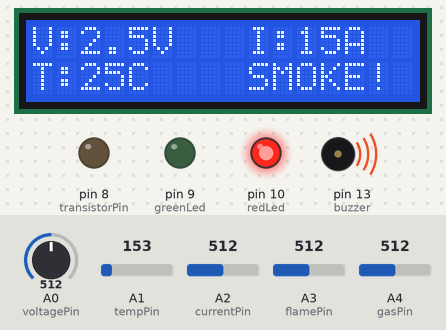
A sketch run on a simulated Arduino Uno, built with avr-gcc and run on an emulated ATmega328P. Shown: 16×2 character LCD, output pins drawn as LEDs (lit = HIGH), buzzer (waves = sounding). Inputs (shaded band) come from the test bench; at power-on: A4 (gasPin) = 512, A0 (voltagePin) = 512, A3 (flamePin) = 512, A1 (tempPin) = 153, A2 (currentPin) = 512. Pins used as bus, display or sensor lines are not drawn; what the sketch prints to the serial monitor is not drawn.

Above: at 2.2 s.
2.3 s: A4 (gasPin) set to 412
5.3 s: A4 (gasPin) set to 384
At 6.5 s:
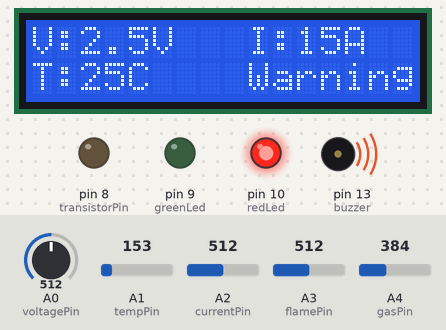
6.9 s: A0 (voltagePin) set to 607
At 7.6 s:
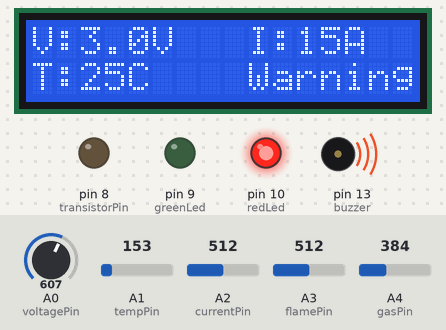
8.5 s: A0 (voltagePin) set to 625
At 9.7 s:
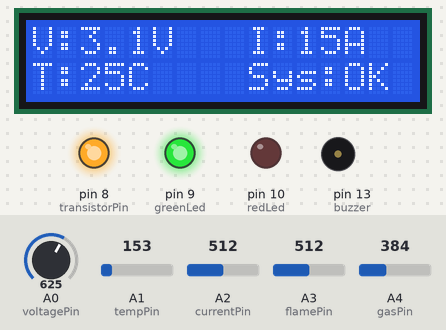
10.0 s: A3 (flamePin) set to 583
11.5 s: A3 (flamePin) set to 617
At 12.6 s:
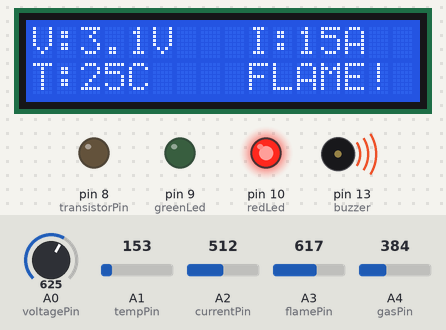
Timing chart, 0 to 14.0 s (numbered marks = the images above; inputs shaded):
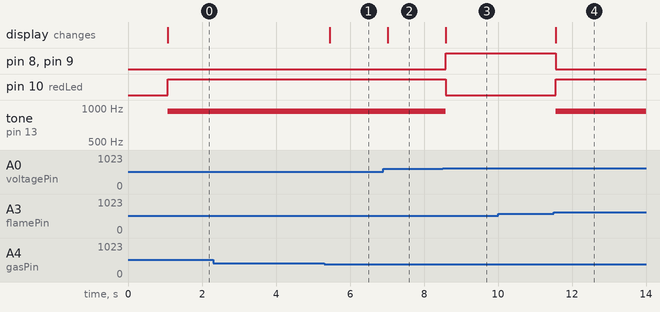

Measured:
- the behaviour switches between 401 and 400 on A4 (gasPin) (found by bisection; images 0 and 1)
- the behaviour switches between 613 and 614 on A0 (voltagePin) (found by bisection; images 2 and 3)
- the behaviour switches between 600 and 601 on A3 (flamePin) (found by bisection; images 3 and 4)
- after the input at 2.3 s, every drawn part: stays the same
- after the input at 5.3 s, the display: changes after 0.16 s (image 1)
- after the input at 6.9 s, the display: changes after 0.12 s (image 2)
- after the input at 8.5 s, pin 8 (transistorPin), pin 9 (greenLed): LOW → HIGH after 0.09 s; pin 10 (redLed): HIGH → LOW after 0.09 s; tone on pin 13 (buzzer): 932 Hz → silent after 0.09 s; the display: changes after 0.09 s (image 3)
- after the input at 10.0 s, every drawn part: stays the same
- after the input at 11.5 s, pin 8 (transistorPin), pin 9 (greenLed): HIGH → LOW after 0.06 s; pin 10 (redLed): LOW → HIGH after 0.06 s; tone on pin 13 (buzzer): silent → 932 Hz after 0.07 s; the display: changes after 0.07 s (image 4)

The sketch:

predictive_measurement.ino
```cpp
#include <LiquidCrystal.h>

// Initialize LCD with your pins
LiquidCrystal lcd(12, 11, 5, 4, 3, 2);

// --- Pin Definitions ---
const int voltagePin    = A0;   // Voltage Potentiometer
const int tempPin       = A1;   // TMP36 Temperature Sensor
const int currentPin    = A2;   // Current Potentiometer
const int flamePin      = A3;   // Photoresistor (Flame Sensor)
const int gasPin        = A4;   // MQ Gas Sensor (Smoke)
const int transistorPin = 8;    // NPN Transistor (Motor Control)
const int greenLed      = 9;    // Safe LED
const int redLed        = 10;   // Fault LED
const int buzzer        = 13;   // Alarm

// --- Safety Thresholds ---
const float MAX_VOLTAGE = 4.2;
const float MIN_VOLTAGE = 3.0;
const float MAX_TEMP    = 40.0;
const float MAX_CURRENT = 20.0;
const int MAX_GAS       = 400;  // Adjust based on your clean-air baseline
const int MAX_FLAME     = 600;  // Adjust based on room brightness

void setup() {
  // Configure Pins
  pinMode(transistorPin, OUTPUT);
  pinMode(greenLed, OUTPUT);
  pinMode(redLed, OUTPUT);
  pinMode(buzzer, OUTPUT);
  pinMode(gasPin, INPUT);
  pinMode(flamePin, INPUT);

  // Initialize Serial Monitor & LCD
  Serial.begin(9600);          // Start Serial Communication for the Plotter
  lcd.begin(16, 2);

  // Boot Screen
  lcd.setCursor(1, 0);
  lcd.print("EV BMS MONITOR");
  delay(1000);
  lcd.clear();
}

void loop() {
  // --- 1. READ SENSORS ---
  float voltage = analogRead(voltagePin) * (5.0 / 1023.0);
  float tempVolts = analogRead(tempPin) * (5000.0 / 1024.0);
  float temperatureC = (tempVolts - 500) / 10.0;
  float currentAmps = analogRead(currentPin) * (30.0 / 1023.0);

  int gasValue = analogRead(gasPin);
  int flameValue = analogRead(flamePin);

  // --- 2. PRINT TO SERIAL PLOTTER ---
  // Graphing ONLY Voltage, Current, and Temperature
  Serial.print(voltage);
  Serial.print(",");
  Serial.print(currentAmps);
  Serial.print(",");
  Serial.println(temperatureC); // println adds the new line to push the data point

  // --- 3. DISPLAY DATA ON LCD ---
  lcd.setCursor(0, 0);
  lcd.print("V:"); lcd.print(voltage, 1); lcd.print("V ");

  lcd.setCursor(9, 0);
  lcd.print("I:"); lcd.print(currentAmps, 0); lcd.print("A  ");

  lcd.setCursor(0, 1);
  lcd.print("T:"); lcd.print(temperatureC, 0); lcd.print("C   ");

  // --- 4. PROTECTION LOGIC ---
  bool voltFault = (voltage > MAX_VOLTAGE || voltage < MIN_VOLTAGE);
  bool tempFault = (temperatureC > MAX_TEMP);
  bool currentFault = (currentAmps > MAX_CURRENT);
  bool gasFault = (gasValue > MAX_GAS);
  bool flameFault = (flameValue > MAX_FLAME);

  // If ANY fault is detected, trigger the safety cutoff
  if (voltFault || tempFault || currentFault || gasFault || flameFault) {

    // === FAULT MODE ===
    digitalWrite(transistorPin, LOW); // Cut Power
    digitalWrite(greenLed, LOW);      // Green OFF
    digitalWrite(redLed, HIGH);       // Red ON

    lcd.setCursor(9, 1);

    // Prioritize Fire/Smoke warnings
    if (flameFault) {
      lcd.print("FLAME! ");
      tone(buzzer, 932);              // Pulsing Fire Tone
    } else if (gasFault) {
      lcd.print("SMOKE! ");
      tone(buzzer, 932);              // Pulsing Fire Tone
    } else {
      lcd.print("Warning");
      digitalWrite(buzzer, HIGH);     // Solid Alarm for Electrical Faults
    }

  } else {

    // === SAFE MODE ===
    digitalWrite(transistorPin, HIGH);
    digitalWrite(greenLed, HIGH);
    digitalWrite(redLed, LOW);

    noTone(buzzer);
    digitalWrite(buzzer, LOW);

    lcd.setCursor(9, 1);
    lcd.print("Sys:OK ");
  }

  delay(150); // Small delay to stabilize the graph and screen
}
```
